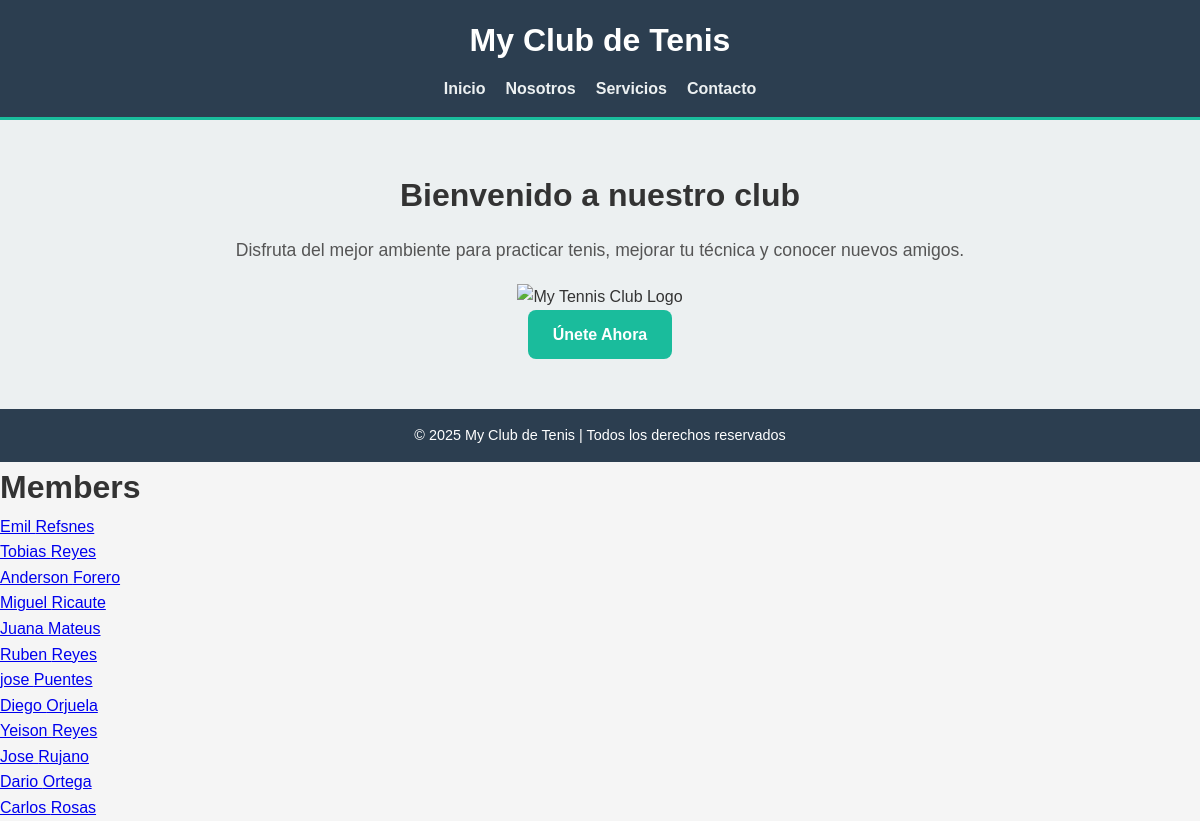
/members/, run on an earlier commit of the app's database.
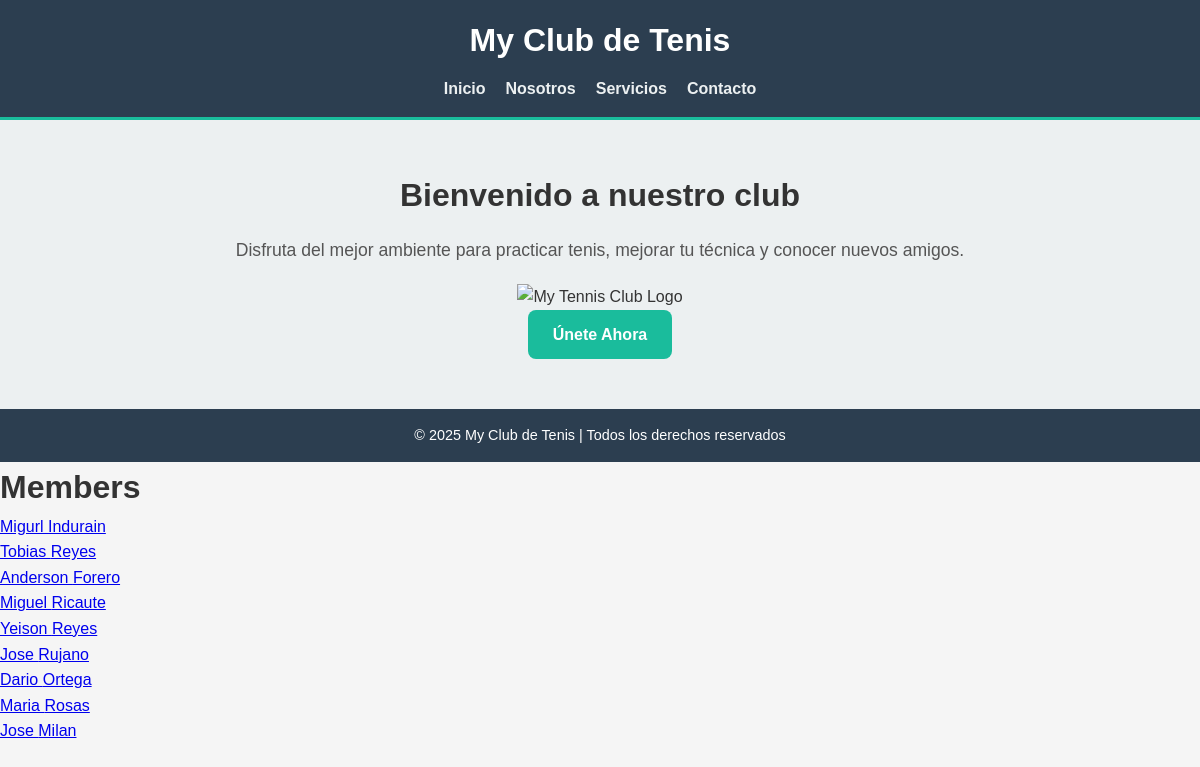
And on a later commit of the database.
### members/models.py (models this page shows, shortened)
class Member(models.Model):
    firstname = models.CharField(max_length=255)
    lastname = models.CharField(max_length=255)
    phone = models.IntegerField(null=True)
    joined_date = models.DateField(null=True)

### members/views.py (the view)
# urls.py: path('members/', views.members, name='members'),
def members(request):
    mymembers = Member.objects.all().values()
    template = loader.get_template("all_members.html")
    context = {
        "mymembers": mymembers,
    }
    return HttpResponse(template.render(context, request))

### members/templates/all_members.html (shortened to what this page needs)
{% extends "master.html" %}
{% block content %}
  <h1>Members</h1>
  <ul>
    {% for x in mymembers %}
      <li><a href="details/{{ x.id }}">{{ x.firstname }} {{ x.lastname }}</a></li>
    {% endfor %}
  </ul>
{% endblock %}

### members/templates/master.html (shortened to what this page needs)
<!DOCTYPE html>
<html lang="es">
<head>
</head>
<body>
    <header>
        <h1>My Club de Tenis</h1>
        <nav>
            <ul>
                <li><a href="#">Inicio</a></li>
                <li><a href="#">Nosotros</a></li>
                <li><a href="#">Servicios</a></li>
                <li><a href="#">Contacto</a></li>
            </ul>
        </nav>
    </header>
    <section class="hero">
        <h2>Bienvenido a nuestro club</h2>
        <p>Disfruta del mejor ambiente para practicar tenis, mejorar tu técnica y conocer nuevos amigos.</p>
        <img src="https://media.istockphoto.com/id/1362488100/es/foto/pelota-de-tenis-tirada-en-la-cancha-concepto-de-estilo-de-vida-saludable.jpg?s=612x612&w=0&k=20&c=x5xleimEqu22hoCAPKvd1dJrSnmnTRZKNbFeNaDMQQ4=" alt="My Tennis Club Logo">
        <br>
        <a href="#" class="btn">Únete Ahora</a>
    </section>
    <footer>
        <p>&copy; 2025 My Club de Tenis | Todos los derechos reservados</p>
    </footer>
    {% block content %}
{% endblock %}
</body>
</html>

### members/templates/master.html (style rules this page uses)
* { margin: 0; padding: 0; box-sizing: border-box; font-family: 'Arial', sans-serif; }
body { background-color: #f5f5f5; color: #333; line-height: 1.6; }
header { background-color: #2c3e50; color: #fff; padding: 15px 0; text-align: center; }
header h1 { font-size: 2rem; margin-bottom: 10px; }
nav ul { list-style: none; display: flex; justify-content: center; gap: 20px; }
nav a { text-decoration: none; color: #ecf0f1; font-weight: bold; transition: color 0.3s ease; }
.hero { text-align: center; padding: 50px 20px; background-color: #ecf0f1; border-top: 3px solid #1abc9c; }
.hero h2 { font-size: 2rem; margin-bottom: 15px; }
.hero p { font-size: 1.1rem; margin-bottom: 20px; color: #555; }
.btn { display: inline-block; background-color: #1abc9c; color: #fff; padding: 12px 25px; border-radius: 8px; text-decoration: none; font-weight: bold; transition: background 0.3s ease; }
footer { text-align: center; padding: 15px; background-color: #2c3e50; color: #fff; font-size: 0.9rem; }

What changed in the data, as far as the page shows it:
removed Member: firstname "Juana", lastname "Mateus"
removed Member: firstname "Ruben", lastname "Reyes"
removed Member: firstname "jose", lastname "Puentes"
removed Member: firstname "Diego", lastname "Orjuela"
changed Member: firstname "Emil" → "Migurl"; lastname "Refsnes" → "Indurain"
changed Member "Rosas": firstname "Carlos" → "Maria"
added Member: firstname "Jose", lastname "Milan"
